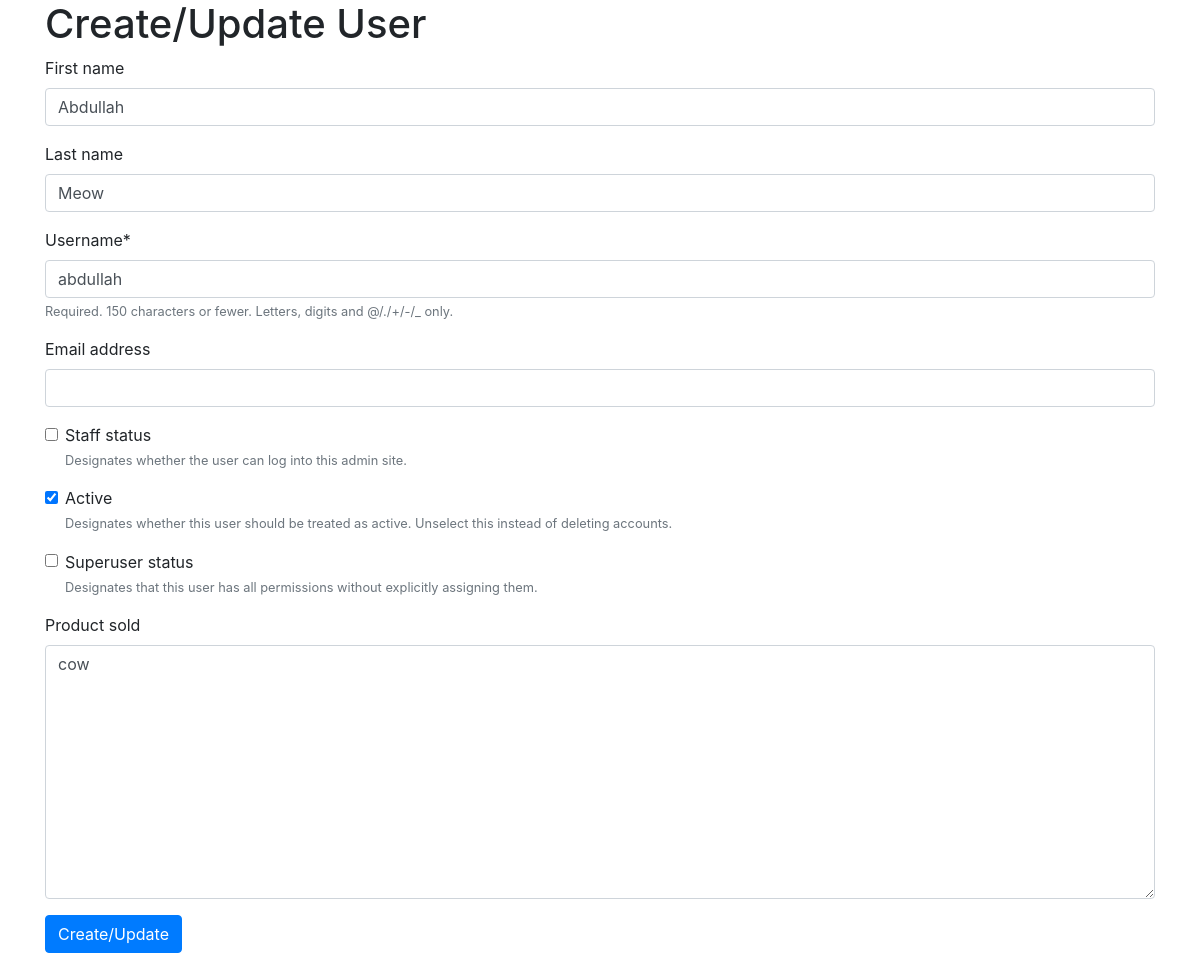
Screenshot of /update-user/2/ (signed in) with the database file from the repository.
### meisteryapp/models.py (models this page shows)
class User(AbstractUser):
    product_sold = models.TextField(null=True, blank=True)
    product_info = models.TextField(null=True, blank=True)

### meisteryapp/views.py (the view)
# urls.py: path('update-user/<int:pk>/', UserUpdateView.as_view(), name="update_user"),
class UserUpdateView(AdminStaffRequiredMixin, generic.UpdateView):
    form_class = CustomUserChangeForm
    model = get_user_model()
    template_name = "meisteryapp/create_user.html"
    success_url = reverse_lazy("list_user")

### meisteryapp/forms.py
class CustomUserChangeForm(UserChangeForm):
    class Meta:
        model = get_user_model()
        fields = ("first_name", "last_name", "username", "email", "is_staff", "is_active", "is_superuser", "product_sold")
    password = None

### meisteryapp/views.py (called while the page is built)
    def test_func(self):
        return self.request.user.is_superuser or self.request.user.is_staff

### templates/meisteryapp/create_user.html
{% extends "meisteryapp/base.html" %}
{% load crispy_forms_tags %}
{% block content %}
<h1>Create/Update User</h1>
<form method="post">{% csrf_token %}
    {{ form|crispy }}
    <input type="submit" class="btn btn-primary" value="Create/Update" />
</form>
{% endblock %}

### rows the page displays
User: first_name "Abdullah", last_name "Meow", username "abdullah", is_active "☑", product_sold "cow"
